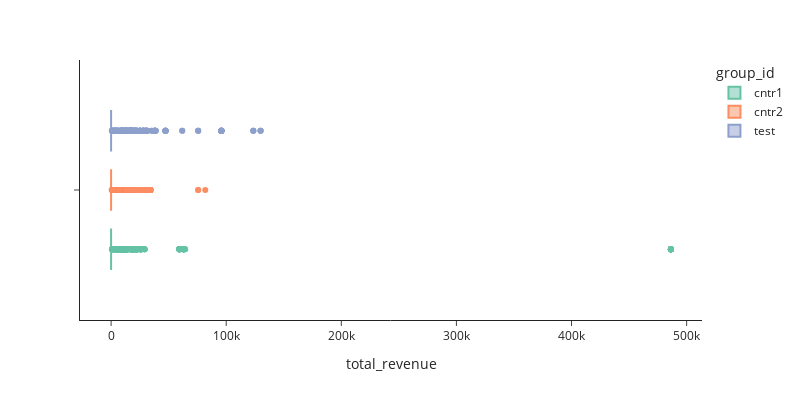

Notebook cell for this chart:
### Markdown cell above
Видим на boxplot этот странный показатель, который может влиять не только на A/A-тест, но и, разумеется, на A/B. Так как показатель total_revenue почти в 4 раза выше самого большое показателя в тестовой группе, и почти в 6 - в контрольной 2.  
Причем судя по его чекам, только за первый час он купил 16 раз на общую сумму более 150К. Выглядит это очень странно. Либо это ошибка, либо бот, либо просто ненормальный, по поведению которого вряд ли стоит делать выводы об общих тенденциях. На основании этого принимаем решение исключить перед дальнейшим исследованием.

### Code cell
px.box(united_df, x = 'total_revenue', **plot_config)

### Figure 1 — Plotly figure (JSON) as saved in the notebook; plotly's stock layout.template omitted (floating-point values rounded to 4 significant figures; data arrays with more than 128 entries replaced by an {"elided": "..."} marker saying what was removed)
{"data": [{"alignmentgroup": "True", "hovertemplate": "group_id=cntr1<br>total_revenue=%{x}<extra></extra>", "legendgroup": "cntr1", "marker": {"color": "rgb(102,194,165)"}, "name": "cntr1", "notched": false, "offsetgroup": "cntr1", "orientation": "h", "showlegend": true, "type": "box", "x": {"elided": "4521 int values"}, "x0": " ", "xaxis": "x", "y0": " ", "yaxis": "y"}, {"alignmentgroup": "True", "hovertemplate": "group_id=cntr2<br>total_revenue=%{x}<extra></extra>", "legendgroup": "cntr2", "marker": {"color": "rgb(252,141,98)"}, "name": "cntr2", "notched": false, "offsetgroup": "cntr2", "orientation": "h", "showlegend": true, "type": "box", "x": {"elided": "4405 int values"}, "x0": " ", "xaxis": "x", "y0": " ", "yaxis": "y"}, {"alignmentgroup": "True", "hovertemplate": "group_id=test<br>total_revenue=%{x}<extra></extra>", "legendgroup": "test", "marker": {"color": "rgb(141,160,203)"}, "name": "test", "notched": false, "offsetgroup": "test", "orientation": "h", "showlegend": true, "type": "box", "x": {"elided": "4435 int values"}, "x0": " ", "xaxis": "x", "y0": " ", "yaxis": "y"}], "layout": {"boxmode": "group", "height": 400, "legend": {"title": {"text": "group_id"}, "tracegroupgap": 0}, "margin": {"t": 60}, "width": 800, "xaxis": {"anchor": "y", "domain": [0, 1], "title": {"text": "total_revenue"}}, "yaxis": {"anchor": "x", "domain": [0, 1]}}}
